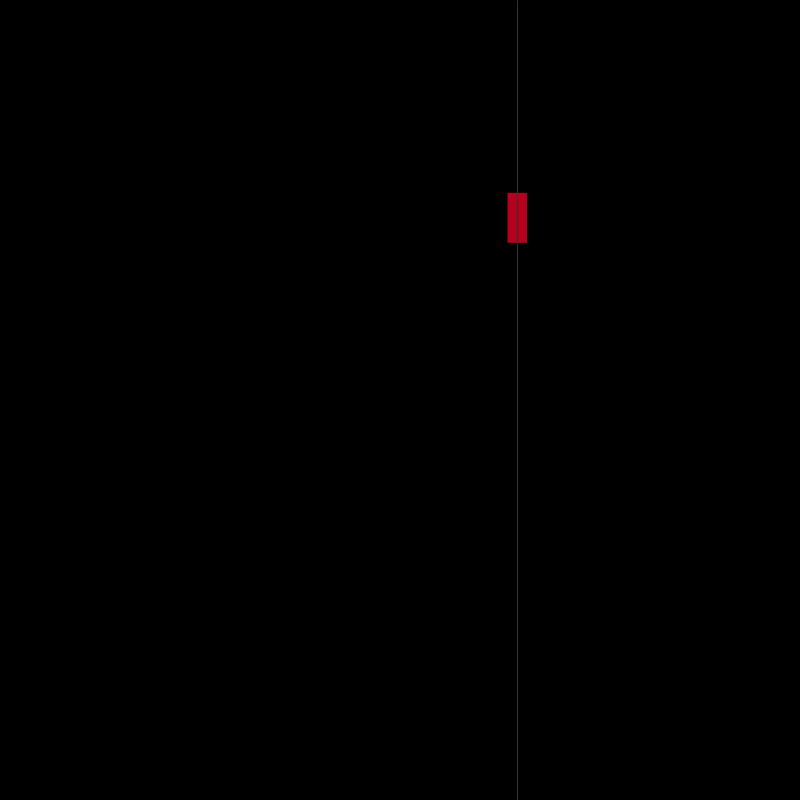
Frame 1 (no input)
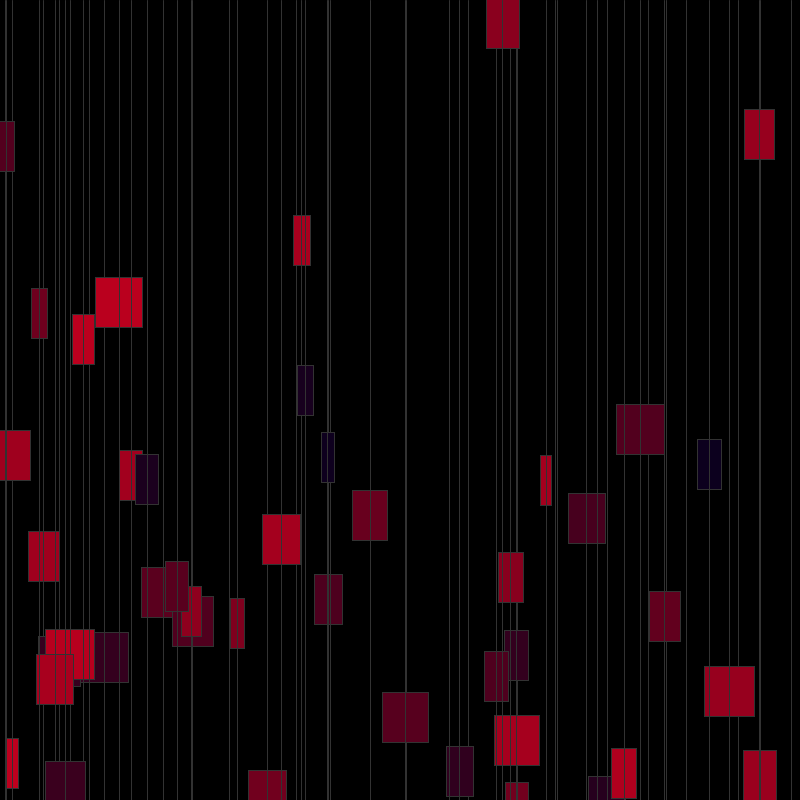
Frame 60 (the mouse pressed at the canvas centre just before this capture)
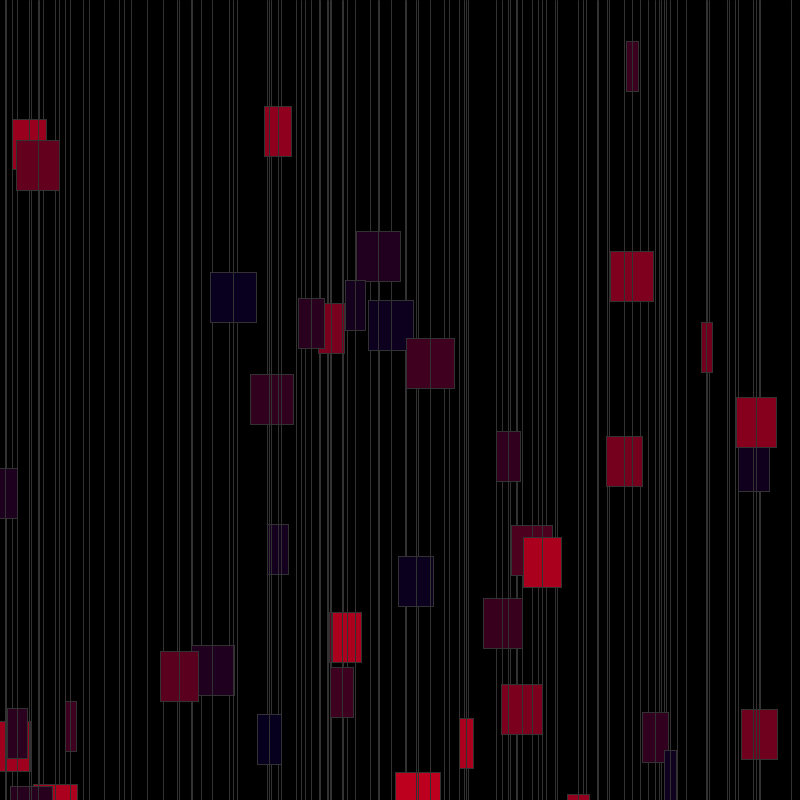
Frame 120 (the mouse held since frame 60 and released just before this capture)

The Processing sketch that drew these frames (run headless with seeded random() and noise(); from frame 60 on, the mouse is pressed at the canvas centre):

// Processing sketch: processing_173561
// ── processing_173561.pde


Globo [] globos = new Globo[600];
int totalglobos = 0;

void setup(){
size (800, 800);
smooth();
noStroke();
frameRate(10);
}

void draw(){
background(0);
globos[totalglobos] = new Globo(color(0),random(width),random(height));
totalglobos++;

if (totalglobos >= globos.length) {
totalglobos = 20; //empezar de nuevo pero siempre teniendo 10
}

for (int i = 0; i < totalglobos; i++){
globos[i].cae();
globos[i].show();
}
}

class Globo{
color c;
float xpos;
float ypos;


Globo (color c_, float xpos_, float ypos_){
c = c_;
ypos = ypos_;
xpos=xpos_;
}

void show(){
rectMode(CENTER);
fill(random(190), random(0), 30);
rect(xpos, ypos, random(10, 50), 50);
stroke(50);
line(xpos, 0, xpos, height);
}

void cae(){
ypos = ypos + 10;

}
}
